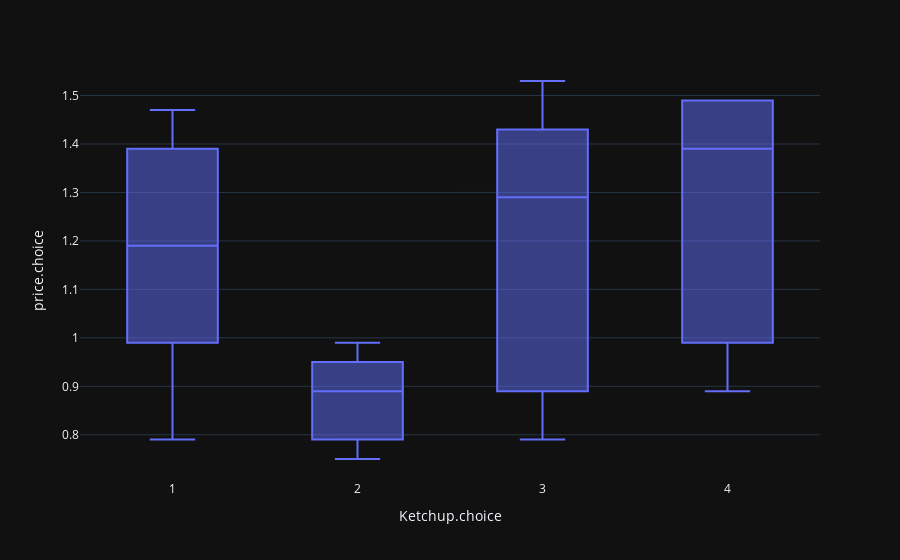

This figure's notebook cell:
### Markdown cell above
**Task 6 (1 point)**. Make a figure as boxplots of each ketchup.choice in terms of price.choice. You might need to search for boxplots from plotly documentation for that.

### Code cell
fig = px.box(data_frame=data, x="Ketchup.choice", y="price.choice")

fig.show()

### Figure 1 — Plotly figure (JSON) as saved in the notebook; plotly's stock layout.template omitted (floating-point values rounded to 4 significant figures; data arrays with more than 128 entries replaced by an {"elided": "..."} marker saying what was removed)
{"data": [{"alignmentgroup": "True", "hovertemplate": "Ketchup.choice=%{x}<br>price.choice=%{y}<extra></extra>", "legendgroup": "", "marker": {"color": "#636efa"}, "name": "", "notched": false, "offsetgroup": "", "orientation": "v", "showlegend": false, "type": "box", "x": {"elided": "4956 int values"}, "x0": " ", "xaxis": "x", "y": {"elided": "4956 float values"}, "y0": " ", "yaxis": "y"}], "layout": {"boxmode": "group", "legend": {"tracegroupgap": 0}, "margin": {"t": 60}, "xaxis": {"anchor": "y", "domain": [0.0, 1.0], "title": {"text": "Ketchup.choice"}}, "yaxis": {"anchor": "x", "domain": [0.0, 1.0], "title": {"text": "price.choice"}}}}
